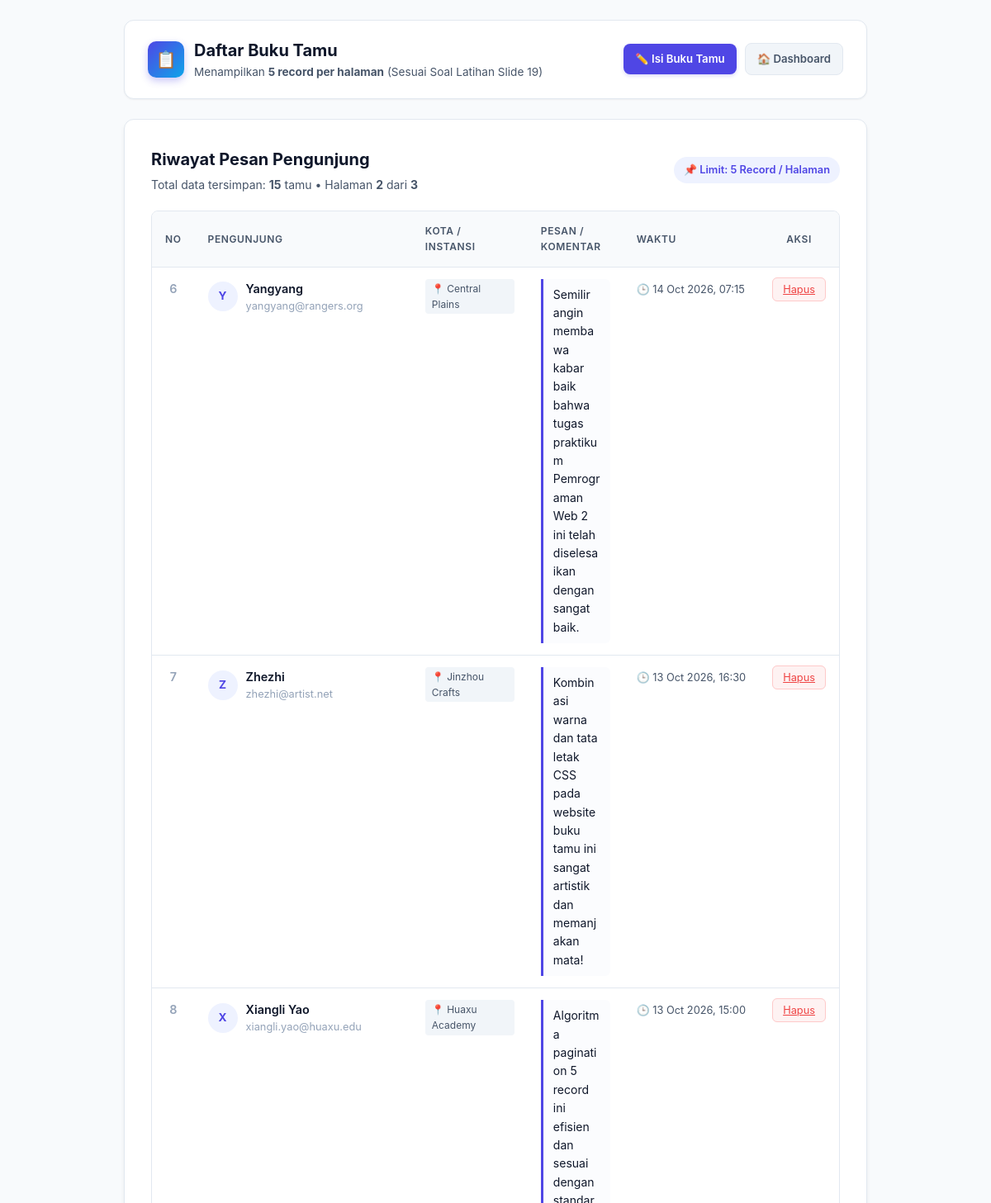
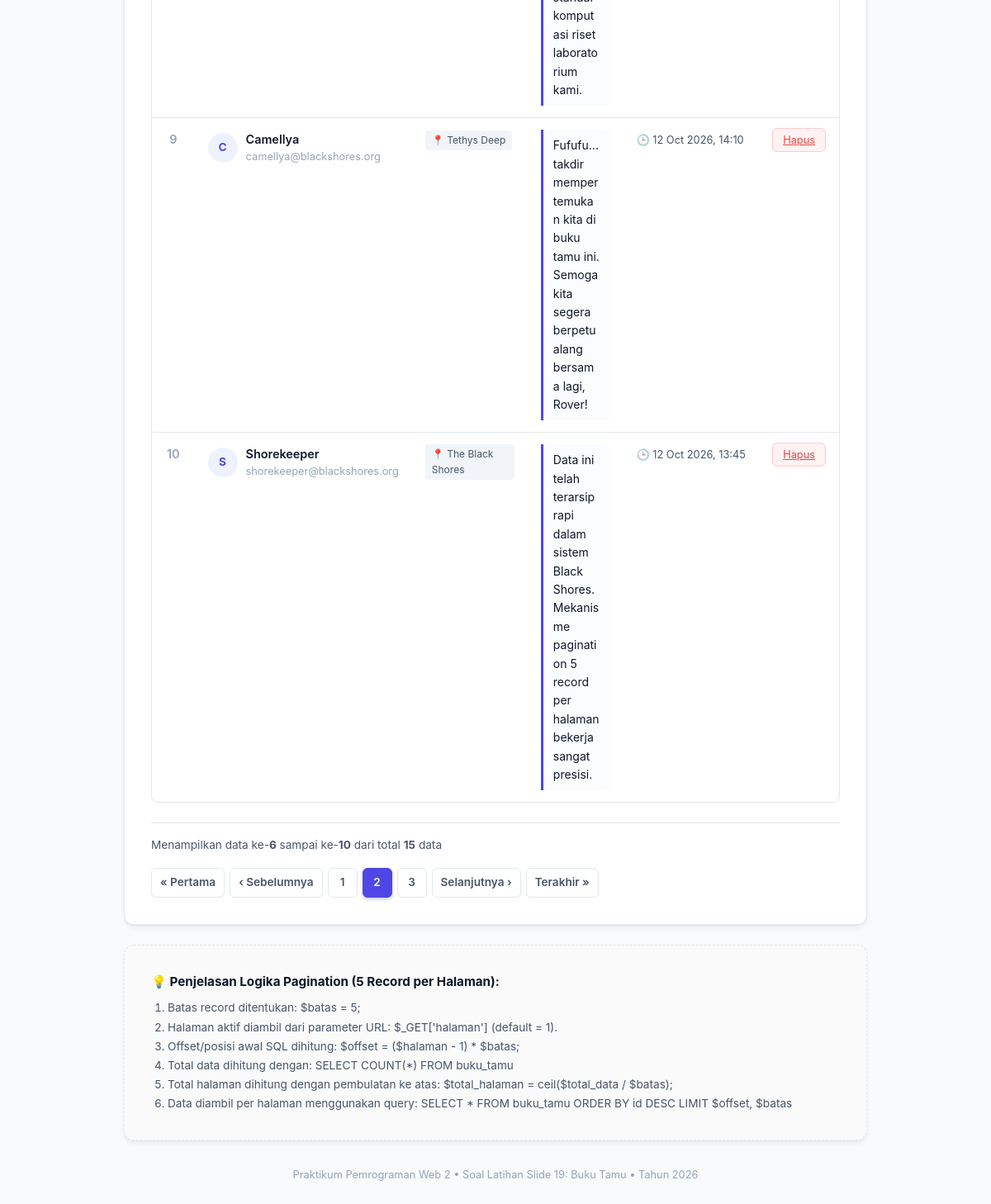
The page /buku_tamu/tampil.php?halaman=2 on the database its author committed (2 pictures, top to bottom).
### tables this page shows
CREATE TABLE `buku_tamu` (
  `id` int(11) NOT NULL AUTO_INCREMENT,
  `nama` varchar(100) NOT NULL,
  `email` varchar(100) NOT NULL,
  `alamat` varchar(255) DEFAULT NULL,
  `pesan` text NOT NULL,
  `tgl_kunjung` datetime DEFAULT CURRENT_TIMESTAMP,
  PRIMARY KEY (`id`)
);

### buku_tamu/tampil.php (the view, shortened to what this page needs)
<?php
require_once __DIR__ . '/config.php';
$batas = 5;
$halaman = isset($_GET['halaman']) ? (int)$_GET['halaman'] : 1;
$hitung_query = mysqli_query($conn, "SELECT COUNT(*) AS total FROM buku_tamu");
$hitung_data  = mysqli_fetch_assoc($hitung_query);
$total_data   = $hitung_data ? (int)$hitung_data['total'] : 0;
$total_halaman = ($total_data > 0) ? (int)ceil($total_data / $batas) : 1;
$offset = ($halaman - 1) * $batas;
$query = mysqli_query($conn, "SELECT * FROM buku_tamu ORDER BY id DESC LIMIT $offset, $batas");
$data_dari = ($total_data > 0) ? ($offset + 1) : 0;
$data_sampai = min($offset + $batas, $total_data);
?>
<!DOCTYPE html>
<html lang="id">
<head>
    <link rel="stylesheet" href="style.css">
</head>
<body>
    <div class="container">
        <header class="header-nav">
            <div class="brand-title">
                <div class="brand-icon">📋</div>
                <div>
                    <h1>Daftar Buku Tamu</h1>
                    <p>Menampilkan <strong>5 record per halaman</strong> (Sesuai Soal Latihan Slide 19)</p>
                </div>
            </div>
            <div class="nav-actions">
                <a href="index.php" class="btn btn-primary btn-sm">
                    ✏️ Isi Buku Tamu
                </a>
                <a href="../index.php" class="btn btn-secondary btn-sm">
                    🏠 Dashboard
                </a>
            </div>
        </header>
        <div class="card">
            <div style="display: flex; justify-content: space-between; align-items: center; flex-wrap: wrap; gap: 12px; margin-bottom: 20px;">
                <div>
                    <h2 class="card-title" style="margin-bottom: 4px;">Riwayat Pesan Pengunjung</h2>
                    <p style="color: var(--text-secondary); font-size: 0.875rem;">
                        Total data tersimpan: <strong><?= $total_data ?></strong> tamu &bull;
                        Halaman <strong><?= $halaman ?></strong> dari <strong><?= $total_halaman ?></strong>
                    </p>
                </div>
                <div>
                    <span style="display: inline-block; background: var(--primary-light); color: var(--primary); font-weight: 600; font-size: 0.8rem; padding: 6px 12px; border-radius: 20px;">
                        📌 Limit: 5 Record / Halaman
                    </span>
                </div>
            </div>
            <?php if ($total_data > 0 && mysqli_num_rows($query) > 0): ?>
                <div class="table-responsive">
                    <table class="table-custom">
                        <thead>
                            <tr>
                                <th style="width: 50px; text-align: center;">No</th>
                                <th style="width: 220px;">Pengunjung</th>
                                <th style="width: 140px;">Kota / Instansi</th>
                                <th>Pesan / Komentar</th>
                                <th style="width: 140px;">Waktu</th>
                                <th style="width: 70px; text-align: center;">Aksi</th>
                            </tr>
                        </thead>
                        <tbody>
                            <?php
                            $no = $offset + 1;
                            while ($row = mysqli_fetch_assoc($query)):
                                $inisial = strtoupper(substr($row['nama'], 0, 1));
                                $waktu = !empty($row['tgl_kunjung']) ? date('d M Y, H:i', strtotime($row['tgl_kunjung'])) : '-';
                            ?>
                                <tr>
                                    <td style="text-align: center; font-weight: 600; color: var(--text-muted);">
                                        <?= $no++ ?>
                                    </td>
                                    <td>
                                        <div class="user-badge">
                                            <div class="avatar-circle"><?= $inisial ?></div>
                                            <div>
                                                <div class="user-meta-name"><?= htmlspecialchars($row['nama']) ?></div>
                                                <div class="user-meta-email"><?= htmlspecialchars($row['email']) ?></div>
                                            </div>
                                        </div>
                                    </td>
                                    <td>
                                        <?php if (!empty($row['alamat'])): ?>
                                            <span class="location-tag">📍 <?= htmlspecialchars($row['alamat']) ?></span>
                                        <?php else: ?>
                                            <span style="color: var(--text-muted); font-size: 0.8rem;">-</span>
                                        <?php endif; ?>
                                    </td>
                                    <td>
                                        <div class="message-box">
                                            <?= nl2br(htmlspecialchars($row['pesan'])) ?>
                                        </div>
                                    </td>
                                    <td>
                                        <span class="date-text">🕒 <?= $waktu ?></span>
                                    </td>
                                    <td style="text-align: center;">
                                        <a
                                            href="hapus.php?id=<?= $row['id'] ?>&halaman=<?= $halaman ?>"
                                            class="btn-danger"
                                            title="Hapus Pesan"
                                            onclick="return confirm('Apakah Anda yakin ingin menghapus pesan dari <?= htmlspecialchars(addslashes($row['nama'])) ?>?');"
                                        >
                                            Hapus
                                        </a>
                                    </td>
                                </tr>
                            <?php endwhile; ?>
                        </tbody>
                    </table>
                </div>
                <div class="pagination-wrapper">
                    <div class="pagination-info">
                        Menampilkan data ke-<strong><?= $data_dari ?></strong> sampai ke-<strong><?= $data_sampai ?></strong> dari total <strong><?= $total_data ?></strong> data
                    </div>
                    <div class="pagination-nav">
                        <?php if ($halaman > 1): ?>
                            <a href="?halaman=1" class="page-btn" title="Halaman Pertama">&laquo; Pertama</a>
                            <a href="?halaman=<?= $halaman - 1 ?>" class="page-btn" title="Halaman Sebelumnya">&lsaquo; Sebelumnya</a>
                        <?php else: ?>
                            <span class="page-btn disabled">&laquo; Pertama</span>
                            <span class="page-btn disabled">&lsaquo; Sebelumnya</span>
                        <?php endif; ?>
                        <?php for ($i = 1; $i <= $total_halaman; $i++): ?>
                            <?php if ($i == $halaman): ?>
                                <span class="page-btn active"><?= $i ?></span>
                            <?php else: ?>
                                <a href="?halaman=<?= $i ?>" class="page-btn"><?= $i ?></a>
                            <?php endif; ?>
                        <?php endfor; ?>
                        <?php if ($halaman < $total_halaman): ?>
                            <a href="?halaman=<?= $halaman + 1 ?>" class="page-btn" title="Halaman Selanjutnya">Selanjutnya &rsaquo;</a>
                            <a href="?halaman=<?= $total_halaman ?>" class="page-btn" title="Halaman Terakhir">Terakhir &raquo;</a>
                        <?php else: ?>
                            <span class="page-btn disabled">Selanjutnya &rsaquo;</span>
                            <span class="page-btn disabled">Terakhir &raquo;</span>
                        <?php endif; ?>
                    </div>
                </div>
            <?php endif; ?>
        </div>
        <div class="card" style="background: #fafafa; border-style: dashed;">
            <h4 style="font-size: 0.95rem; margin-bottom: 8px; color: var(--text-primary);">
                💡 Penjelasan Logika Pagination (5 Record per Halaman):
            </h4>
            <ol style="margin-left: 20px; font-size: 0.85rem; color: var(--text-secondary); line-height: 1.7;">
                <li>Batas record ditentukan: <code>$batas = 5;</code></li>
                <li>Halaman aktif diambil dari parameter URL: <code>$_GET['halaman']</code> (default = 1).</li>
                <li>Offset/posisi awal SQL dihitung: <code>$offset = ($halaman - 1) * $batas;</code></li>
                <li>Total data dihitung dengan: <code>SELECT COUNT(*) FROM buku_tamu</code></li>
                <li>Total halaman dihitung dengan pembulatan ke atas: <code>$total_halaman = ceil($total_data / $batas);</code></li>
                <li>Data diambil per halaman menggunakan query: <code>SELECT * FROM buku_tamu ORDER BY id DESC LIMIT $offset, $batas</code></li>
            </ol>
        </div>
        <p class="footer-text">
            Praktikum Pemrograman Web 2 &bull; Soal Latihan Slide 19: Buku Tamu &bull; Tahun 2026
        </p>
    </div>
</body>
</html>

### rows shown on the page
buku_tamu: nama "Y", nama "Yangyang", email "yangyang@rangers.org", alamat "Central Plains", pesan "Semilir angin membawa kabar baik bahwa tugas praktikum Pemrograman Web 2 ini telah diselesaikan dengan sangat baik.", tgl_kunjung "14 Oct 2026, 07:15"
buku_tamu: nama "Z", nama "Zhezhi", email "zhezhi@artist.net", alamat "Jinzhou Crafts", pesan "Kombinasi warna dan tata letak CSS pada website buku tamu ini sangat artistik dan memanjakan mata!", tgl_kunjung "13 Oct 2026, 16:30"
buku_tamu: nama "X", nama "Xiangli Yao", email "xiangli.yao@huaxu.edu", alamat "Huaxu Academy", pesan "Algoritma pagination 5 record ini efisien dan sesuai dengan standar komputasi riset laboratorium kami.", tgl_kunjung "13 Oct 2026, 15:00"
buku_tamu: nama "C", nama "Camellya", email "camellya@blackshores.org", alamat "Tethys Deep", pesan "Fufufu... takdir mempertemukan kita di buku tamu ini. Semoga kita segera berpetualang bersama lagi, Rover!", tgl_kunjung "12 Oct 2026, 14:10"
buku_tamu: nama "S", nama "Shorekeeper", email "shorekeeper@blackshores.org", alamat "The Black Shores", pesan "Data ini telah terarsip rapi dalam sistem Black Shores. Mekanisme pagination 5 record per halaman bekerja sangat presisi.", tgl_kunjung "12 Oct 2026, 13:45"

### other values the page prints
$total_data "15"
$halaman "2"
$total_halaman "3"
$data_dari "6"
$data_sampai "10"
